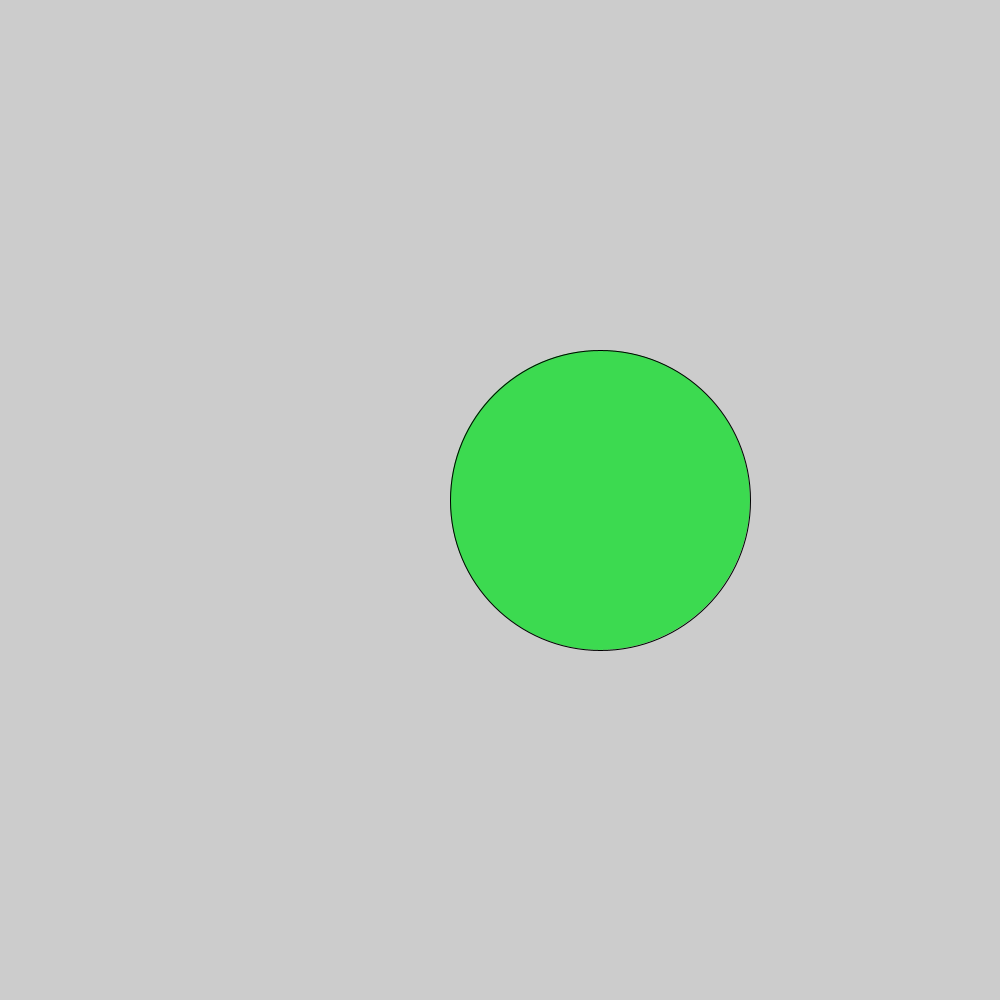
Frame 1 (no input)
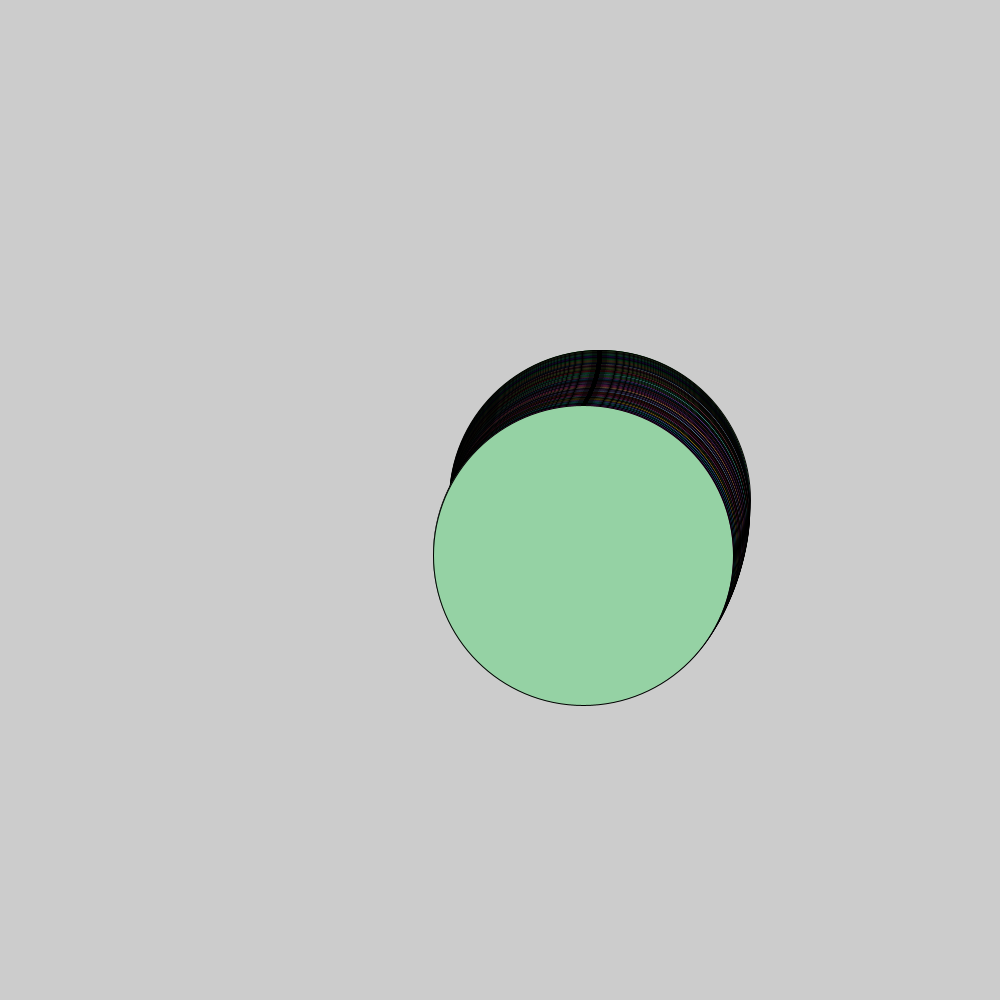
Frame 60 (the mouse pressed at the canvas centre just before this capture)
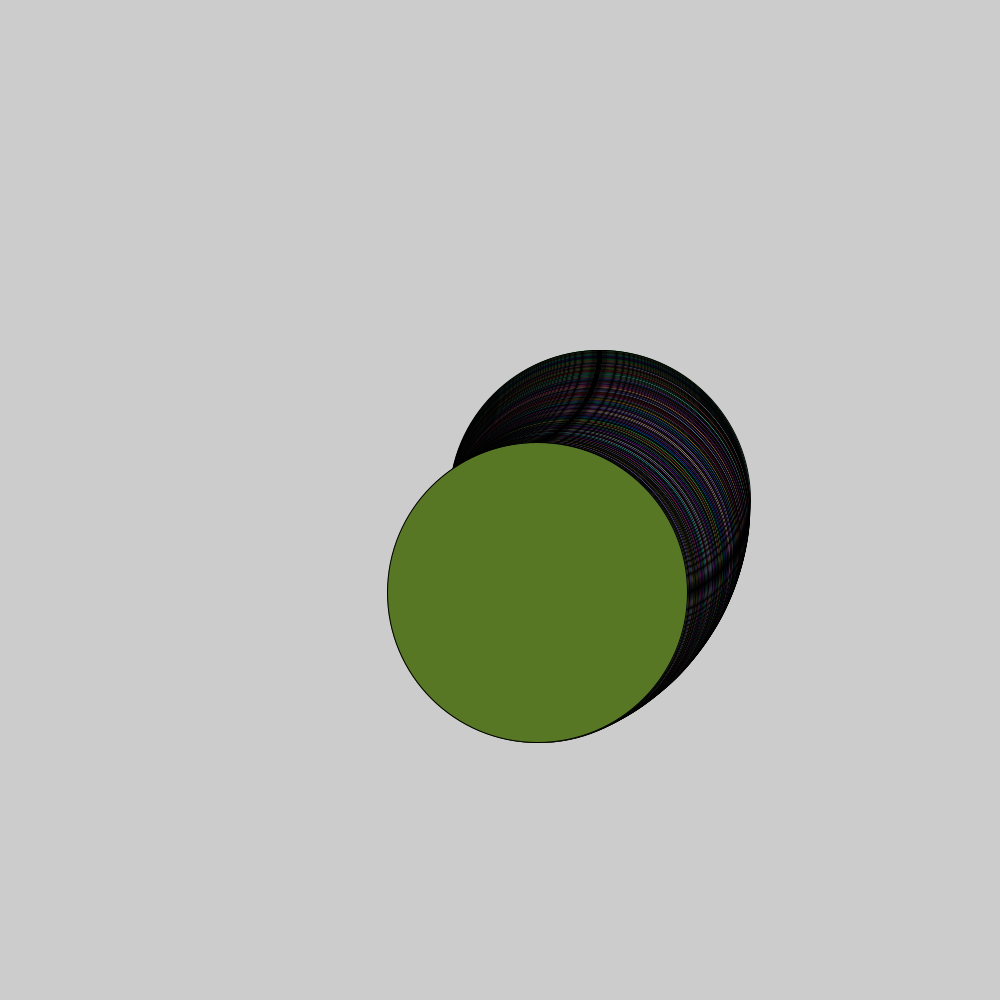
Frame 120 (the mouse held since frame 60 and released just before this capture)

The Processing sketch that drew these frames (run headless with seeded random() and noise(); from frame 60 on, the mouse is pressed at the canvas centre):

// Processing sketch: wekk_code1_example_speesd
// ── wekk_code1_example_speesd.pde
float angle = 0.0;
float offset = 500;
float scallar = 100;
float speed = 0.01;
float a = random(255);
float b = random(255);
float c = random(255);

void setup() {
  size (1000, 1000);
}

void draw() {
  fill (random(255), random(255), random(255));
  float cosval = offset + cos (angle) * scallar;
  float sinval = offset + sin (angle) * scallar;
  ellipse (cosval, sinval, 300, 300);
  angle += speed;
}
